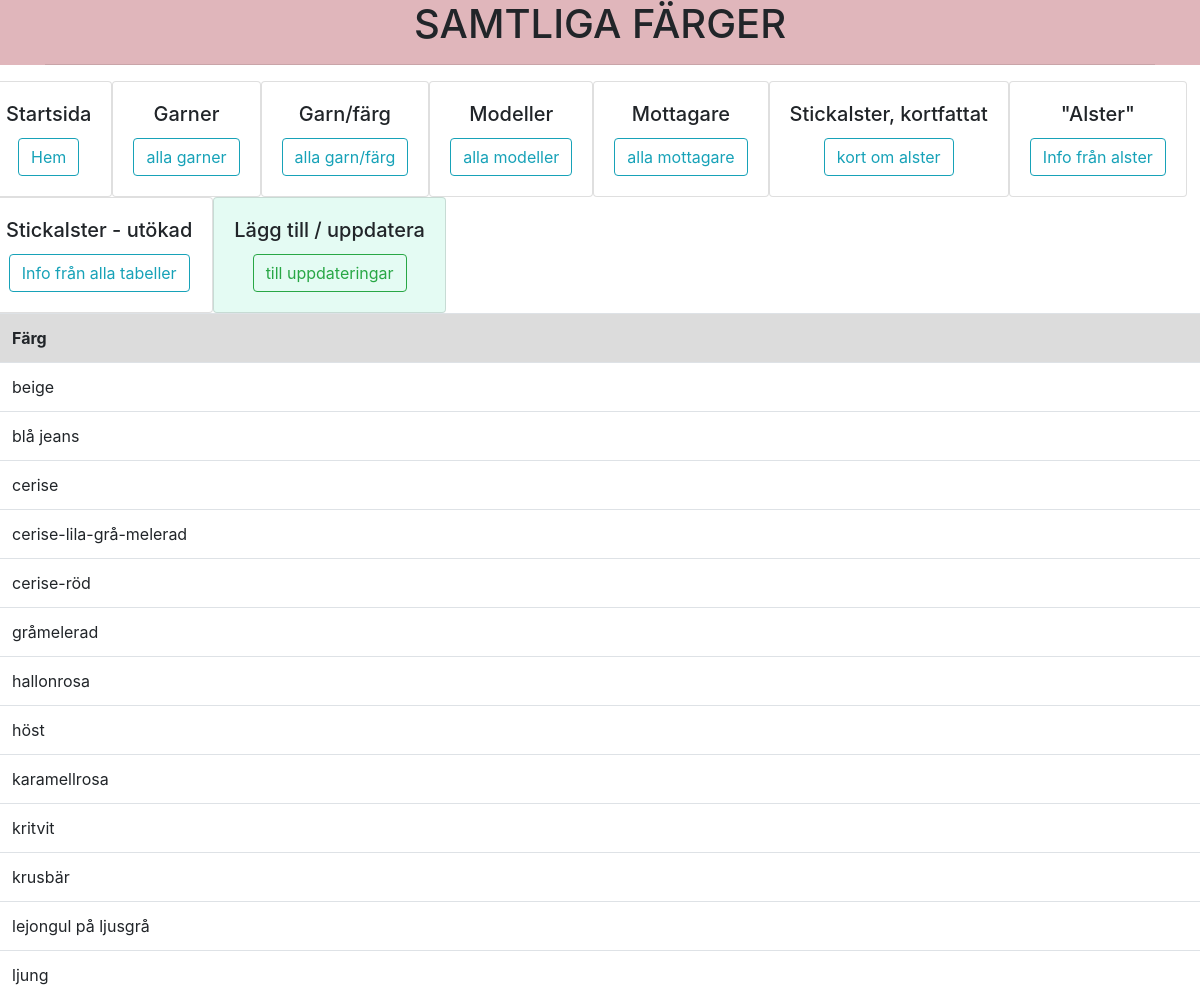
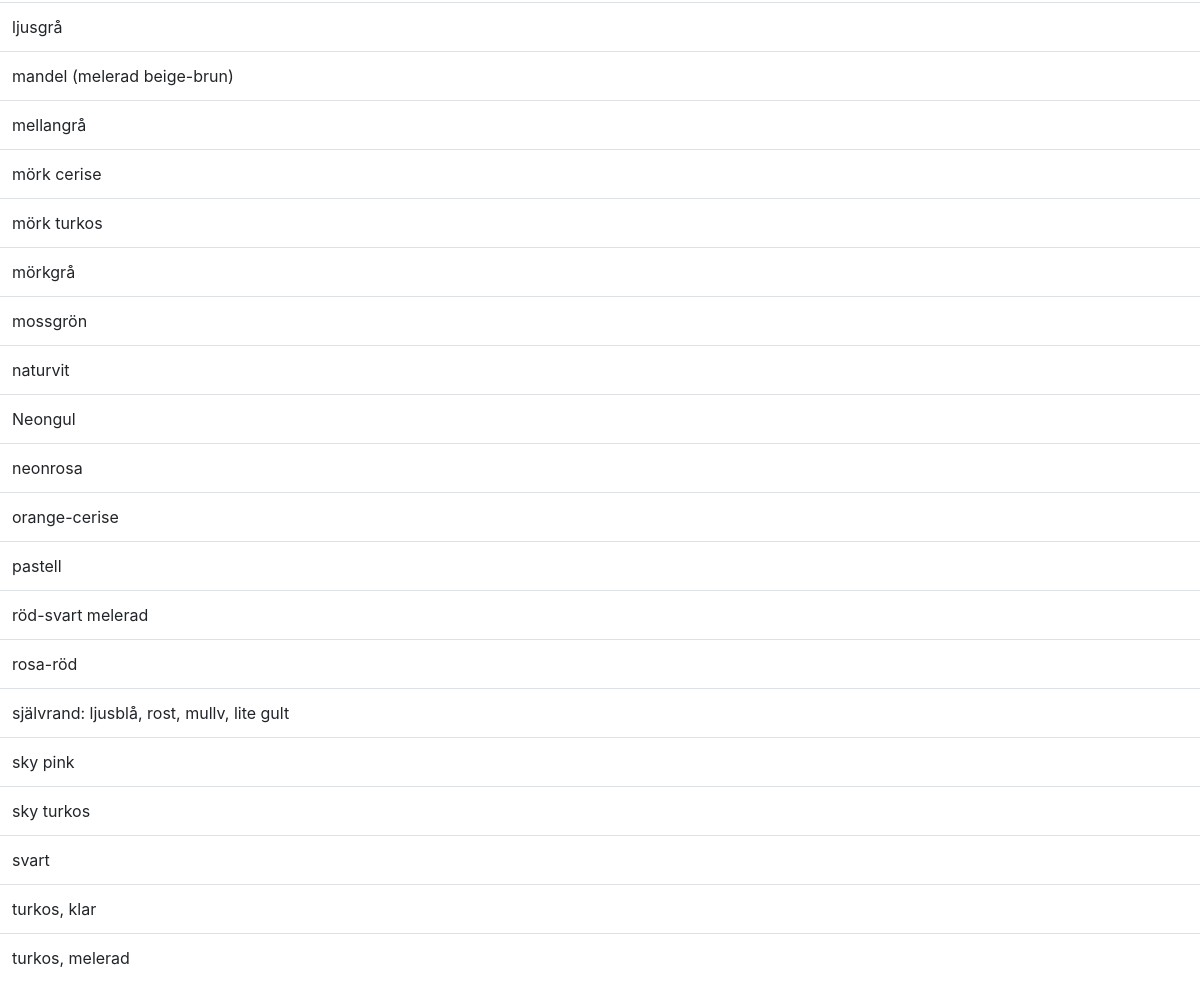
The page /colourView.php on the database its author committed (2 pictures, top to bottom).
### tables this page shows
CREATE TABLE `colour` (
  `fargNamn` varchar(45) NOT NULL
);

### colourView.php (the view, shortened to what this page needs)
<?php
    include 'header.php';
?>
<header class="header text-center">
    <div class="container">
    <h1 class="text-uppercase mb-0"><?=PAGE_COLOUR?></h1>
    <hr>
    </div>
</header>
<?php
    include 'navigation.php';
?>
<?php
$query =
"SELECT fargNamn
FROM colour";
$table = mysqli_query($connection,$query)
or die(mysqli_error($connection));
?>
<table class="table">
    <tr style="background-color:gainsboro">
    <th>Färg</th>
    </tr>
    <?php while($row = $table->fetch_assoc()): ?>
    <tr>
    <td><?=$row['fargNamn'] ?></td>
    </tr>
    <?php endwhile?>
</table>

### style.css (style rules this page uses)
header { background-color: rgba(201, 128, 137, 0.575) }

### rows shown on the page
colour: fargNamn "beige"
colour: fargNamn "blå jeans"
colour: fargNamn "cerise"
colour: fargNamn "cerise-lila-grå-melerad"
colour: fargNamn "cerise-röd"
colour: fargNamn "gråmelerad"
colour: fargNamn "hallonrosa"
colour: fargNamn "höst"
colour: fargNamn "karamellrosa"
colour: fargNamn "kritvit"
colour: fargNamn "krusbär"
colour: fargNamn "lejongul på ljusgrå"
colour: fargNamn "ljung"
colour: fargNamn "ljusgrå"
colour: fargNamn "mandel (melerad beige-brun)"
colour: fargNamn "mellangrå"
colour: fargNamn "mörk cerise"
colour: fargNamn "mörk turkos"
colour: fargNamn "mörkgrå"
colour: fargNamn "mossgrön"
colour: fargNamn "naturvit"
colour: fargNamn "Neongul"
colour: fargNamn "neonrosa"
colour: fargNamn "orange-cerise"
colour: fargNamn "pastell"
colour: fargNamn "röd-svart melerad"
colour: fargNamn "rosa-röd"
colour: fargNamn "självrand: ljusblå, rost, mullv, lite gult"
colour: fargNamn "sky pink"
colour: fargNamn "sky turkos"
colour: fargNamn "svart"
colour: fargNamn "turkos, klar"
colour: fargNamn "turkos, melerad"

### other values the page prints
PAGE_COLOUR "SAMTLIGA FÄRGER"
